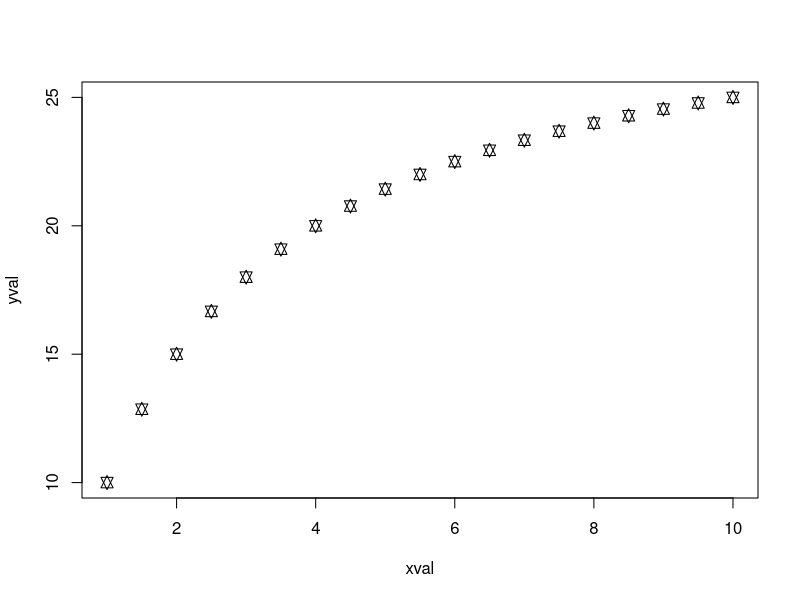
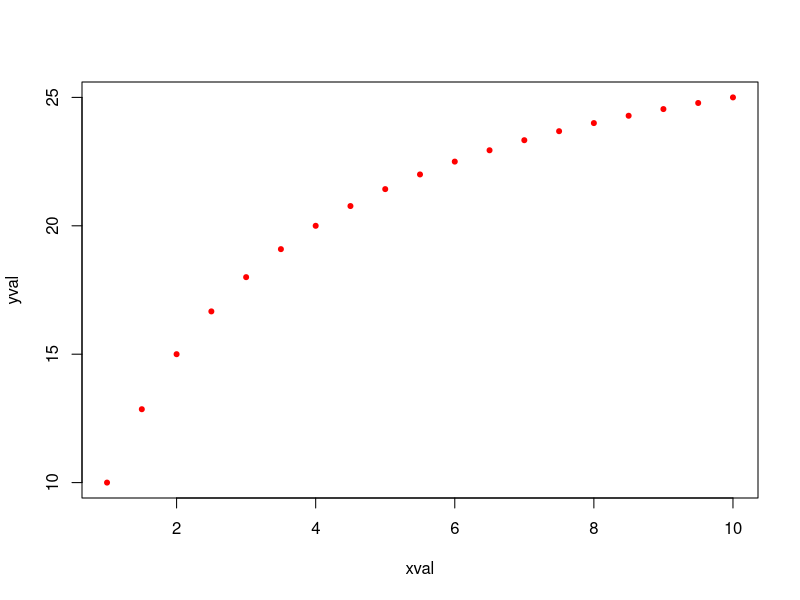
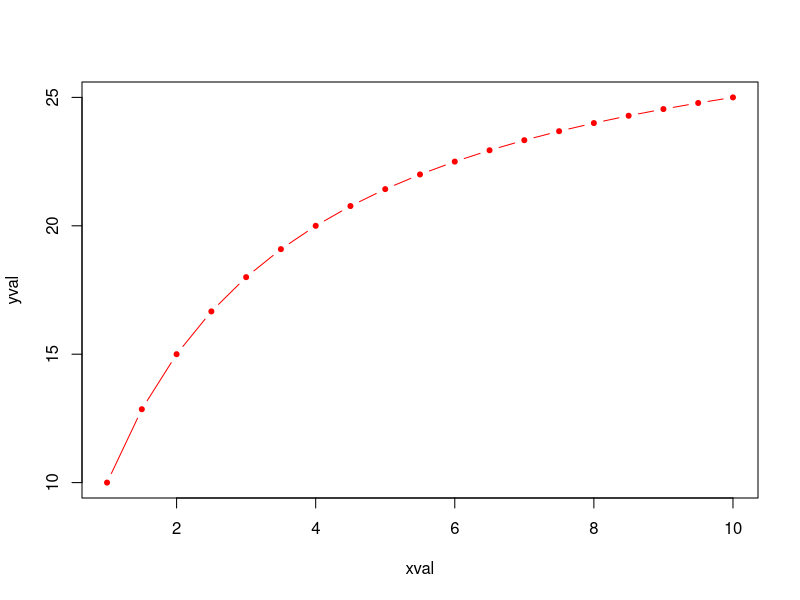
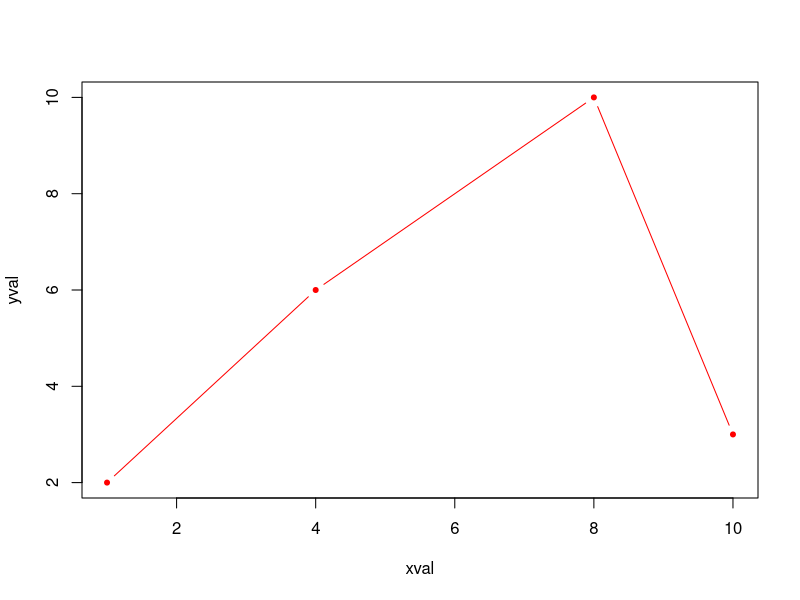
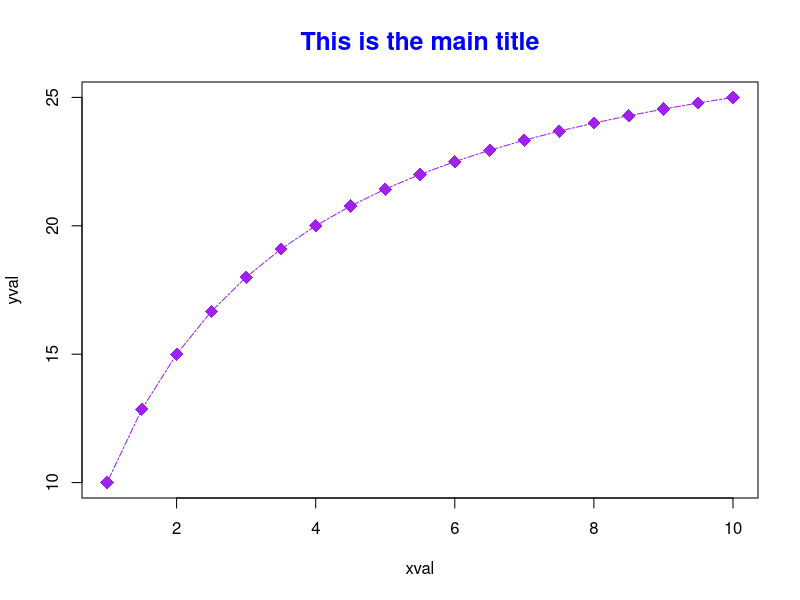
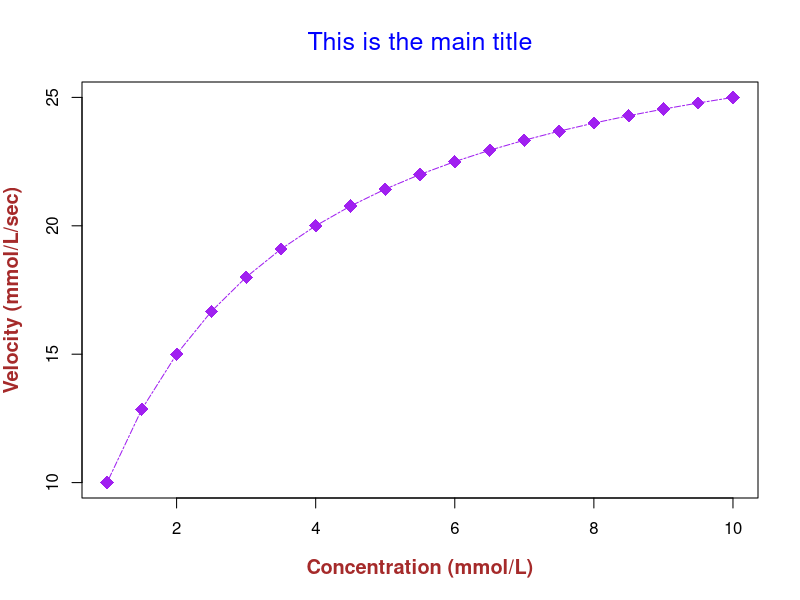

Recreate these plots in R, in order. (Note: this script raises an error after producing the figures.)
xval = seq(1,10,0.5)
yval = 30*xval/(2+xval)
plot(xval,yval, pch=11, cex=1.2)


# The list of 25 symbols are given below:
#   
#   pch=0    square
# pch=1    circle
# pch=2    triangle point up
# pch=3    plus
# pch=4    cross
# pch=5    diamond
# pch=6    triangle point down
# pch=7    square cross
# pch=8    star
# pch=9    diamond plus
# pch=10   circle plus
# pch=11   triangles up and down
# pch=12   square plus
# pch=13   circle cross
# pch=14   square and triangle down
# pch=15   filled square blue
# pch=16   filled circle blue
# pch=17   filled triangle point up blue
# pch=18   filled diamond blue
# pch=19   solid circle blue
# pch=20   bullet (smaller circle)
# pch=21   filled circle red
# pch=22   filled square red
# pch=23   filled diamond red
# pch=24   filled triangle point up red
# pch=25   filled triangle point down red

# The parameter for changing the size of the data point is cex . This parameter takes values in units of 'fraction of default pixel size of fonts set in the machine and thus acts as a scaling parameter for the fonts.
# 
# 
# cex --->  A number indicating the amount by which plotting text and symbol
# should be scaled relative to the default value.
# 
# Thus, cex = 1     is default size
# cex = 1.5   is 150% of default size
# cex = 0.5   is 50% of default size
# 
# [Note :  cex.axis  --> scales the axis
#   cex.lab   ---> scales the label
#   cex.main --> scales main title
#   cex.sub  ---> scales the subtitle ]

# The colour of the data points can be set using a parameter called col.
# 
# 
# The colour parameter can be set in two ways. We can give the name of color value 
# as a string which is defined in R. Thus, 
# 
# col = "blue  -----------> sets the symbol to blue colour
# 
#     col = "red"  -----------> sets the symbol to red colour  etc.
# 
#      In R prompt, the command
# 
#           > colors() 
#
colors() 
#         returns names of 657 colours that can bes used for this parameter
# 

xval = seq(1,10,0.5)
yval = 30*xval/(2+xval)
plot(xval, yval, pch=20, cex=1, col="red" )


xval = seq(1,10,0.5)
yval = 30*xval/(2+xval)
plot(xval, yval, pch=20, cex=1, col="red", type="b")

#type="p" (Only points) 
# #type="l" (Only line)
# type="b" (line joining points)
# type="o" (line overlaying points)
# type="h" (histogram like)
# type="s" (steps)


# line types lty ; lwd --> line width
# lty = 0     or    lty = "blank"
# 
# lty = 1     or    lty = "solid"
# 
# lty = 2     or    lty = "dashed"
# 
# lty = 3     or    lty = "dotted"
# 
# lty = 4     or    lty = "dotdash"
# 
# lty = 5     or    lty = "longdash"
# 
# lty = 6     or    lty = "twodash"


xval = c(1,4,8,10)
yval = c(2,6,10,3)
plot(xval, yval, pch=20, cex=1, col="red", type="b", lty=1, lwd=1)

# main title
xval = seq(1,10,0.5)
yval = 30*xval/(2+xval)
plot(xval, yval, pch=18, cex=1.8, col="purple", type="o", lty=6, lwd=1,
     main="This is the main title", col.main="blue", font.main=2, cex.main=1.5 )

xval = seq(1,10,0.5)
yval = 30*xval/(2+xval)
plot(xval, yval, pch=18, cex=1.8, col="purple", type="o", lty=6, lwd=1,
     main="This is the main title", col.main="blue", font.main=1, cex.main=1.5,
     xlab = "Concentration (mmol/L)", ylab = "Velocity (mmol/L/sec)",
     font.lab = 2, col.lab="brown", cex.lab = 1.2)

# Range is set using xlim and ylim parameters
plot(Xvalue, Yvalue, col="blue", type="o", xlim=c(1,20), ylim=c(1,150))

Xvalue = c(1,2,3,4,5,6,7,8,9,10)
Yvalue = c(12, 23, 36, 48, 53, 64, 78, 89, 91, 110)

# We add text whose center is at a particular location (3, 105) in the plot.
# First look at the plot, and decide the units for (x,y)!!
plot(Xvalue, Yvalue, text(3,100,"This is text inside plot", col="brown", font=2))


## name data points
Xvalue = c(1,2,3,4,5,6,7,8,9,10)
Yvalue = c(12, 23, 36, 48, 53, 64, 78, 89, 91, 110)

# these letters are labels for data points.
cch = c("a","b","c","d","e","f","g","h","i","j")

# plotting the graph
plot(Xvalue,Yvalue, type="o")

# adding text label to each point
text(Xvalue+0.3, Yvalue, cch, col="blue", font=2)

# adding a second text string inside the plot.
text(5,90, "This is text", col="red")


# log scale
Xval = c(10,20,30,40,50,60)
Yval = 3*Xval^2
plot(Xval, Yval, log="y", type="o", col="blue", lwd=2)
